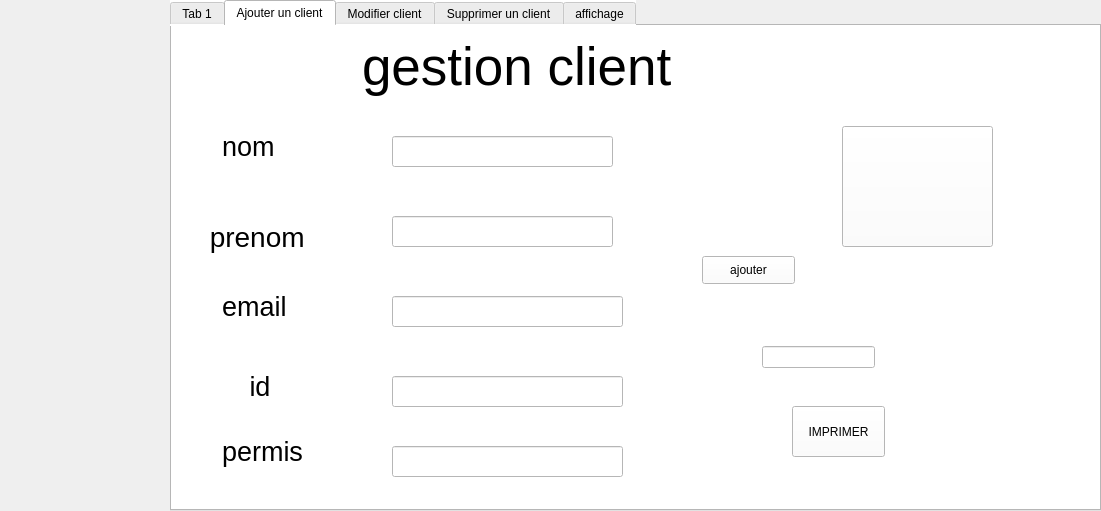
<?xml version="1.0" encoding="UTF-8"?>
<ui version="4.0">
 <class>clients</class>
 <widget class="QWidget" name="clients">
  <property name="geometry">
   <rect>
    <x>0</x>
    <y>0</y>
    <width>1101</width>
    <height>511</height>
   </rect>
  </property>
  <property name="windowTitle">
   <string>Form</string>
  </property>
  <widget class="QTabWidget" name="afficher">
   <property name="geometry">
    <rect>
     <x>170</x>
     <y>0</y>
     <width>931</width>
     <height>511</height>
    </rect>
   </property>
   <property name="styleSheet">
    <string notr="true">background-color: rgb(255, 255, 255);</string>
   </property>
   <property name="currentIndex">
    <number>1</number>
   </property>
   <widget class="QWidget" name="tab">
    <attribute name="title">
     <string>Tab 1</string>
    </attribute>
   </widget>
   <widget class="QWidget" name="tab_3">
    <attribute name="title">
     <string>Ajouter un client</string>
    </attribute>
    <widget class="QLineEdit" name="lineEdit_5">
     <property name="geometry">
      <rect>
       <x>220</x>
       <y>420</y>
       <width>231</width>
       <height>31</height>
      </rect>
     </property>
    </widget>
    <widget class="QLineEdit" name="lineEdit_3">
     <property name="geometry">
      <rect>
       <x>220</x>
       <y>270</y>
       <width>231</width>
       <height>31</height>
      </rect>
     </property>
    </widget>
    <widget class="QLineEdit" name="lineEdit_2">
     <property name="geometry">
      <rect>
       <x>220</x>
       <y>190</y>
       <width>221</width>
       <height>31</height>
      </rect>
     </property>
    </widget>
    <widget class="QLabel" name="label_36">
     <property name="geometry">
      <rect>
       <x>50</x>
       <y>400</y>
       <width>111</width>
       <height>51</height>
      </rect>
     </property>
     <property name="font">
      <font>
       <pointsize>20</pointsize>
      </font>
     </property>
     <property name="text">
      <string>permis</string>
     </property>
    </widget>
    <widget class="QLabel" name="label">
     <property name="geometry">
      <rect>
       <x>190</x>
       <y>0</y>
       <width>431</width>
       <height>81</height>
      </rect>
     </property>
     <property name="font">
      <font>
       <pointsize>40</pointsize>
      </font>
     </property>
     <property name="text">
      <string>gestion client </string>
     </property>
    </widget>
    <widget class="QLineEdit" name="lineEdit">
     <property name="geometry">
      <rect>
       <x>220</x>
       <y>110</y>
       <width>221</width>
       <height>31</height>
      </rect>
     </property>
    </widget>
    <widget class="QLineEdit" name="lineEdit_4">
     <property name="geometry">
      <rect>
       <x>220</x>
       <y>350</y>
       <width>231</width>
       <height>31</height>
      </rect>
     </property>
    </widget>
    <widget class="QLabel" name="label_4">
     <property name="geometry">
      <rect>
       <x>50</x>
       <y>260</y>
       <width>111</width>
       <height>41</height>
      </rect>
     </property>
     <property name="font">
      <font>
       <pointsize>20</pointsize>
      </font>
     </property>
     <property name="text">
      <string>email</string>
     </property>
    </widget>
    <widget class="QLabel" name="label_2">
     <property name="geometry">
      <rect>
       <x>50</x>
       <y>100</y>
       <width>121</width>
       <height>41</height>
      </rect>
     </property>
     <property name="font">
      <font>
       <pointsize>20</pointsize>
      </font>
     </property>
     <property name="text">
      <string>nom</string>
     </property>
    </widget>
    <widget class="QLabel" name="label_3">
     <property name="geometry">
      <rect>
       <x>30</x>
       <y>190</y>
       <width>151</width>
       <height>41</height>
      </rect>
     </property>
     <property name="font">
      <font>
       <pointsize>21</pointsize>
      </font>
     </property>
     <property name="text">
      <string> prenom</string>
     </property>
    </widget>
    <widget class="QLabel" name="label_37">
     <property name="geometry">
      <rect>
       <x>70</x>
       <y>340</y>
       <width>71</width>
       <height>41</height>
      </rect>
     </property>
     <property name="font">
      <font>
       <pointsize>20</pointsize>
      </font>
     </property>
     <property name="text">
      <string> id</string>
     </property>
    </widget>
    <widget class="QPushButton" name="pushButton_6">
     <property name="geometry">
      <rect>
       <x>530</x>
       <y>230</y>
       <width>93</width>
       <height>28</height>
      </rect>
     </property>
     <property name="text">
      <string>ajouter</string>
     </property>
    </widget>
    <widget class="QPushButton" name="pushButton_pdf_2">
     <property name="geometry">
      <rect>
       <x>620</x>
       <y>380</y>
       <width>93</width>
       <height>51</height>
      </rect>
     </property>
     <property name="text">
      <string>IMPRIMER</string>
     </property>
     <property name="icon">
      <iconset>
       <normaloff>../../../fichier-pdf.png</normaloff>../../../fichier-pdf.png</iconset>
     </property>
     <property name="iconSize">
      <size>
       <width>30</width>
       <height>30</height>
      </size>
     </property>
    </widget>
    <widget class="QLineEdit" name="lineEdit_6">
     <property name="geometry">
      <rect>
       <x>590</x>
       <y>320</y>
       <width>113</width>
       <height>22</height>
      </rect>
     </property>
    </widget>
    <widget class="QPushButton" name="pushButton_qr">
     <property name="geometry">
      <rect>
       <x>670</x>
       <y>100</y>
       <width>151</width>
       <height>121</height>
      </rect>
     </property>
     <property name="text">
      <string/>
     </property>
    </widget>
   </widget>
   <widget class="QWidget" name="modifieranimal">
    <attribute name="title">
     <string>Modifier client</string>
    </attribute>
    <widget class="QLabel" name="label_13">
     <property name="geometry">
      <rect>
       <x>40</x>
       <y>110</y>
       <width>221</width>
       <height>16</height>
      </rect>
     </property>
     <property name="font">
      <font>
       <pointsize>12</pointsize>
      </font>
     </property>
     <property name="text">
      <string>nom</string>
     </property>
    </widget>
    <widget class="QLabel" name="label_14">
     <property name="geometry">
      <rect>
       <x>40</x>
       <y>160</y>
       <width>91</width>
       <height>31</height>
      </rect>
     </property>
     <property name="font">
      <font>
       <pointsize>12</pointsize>
      </font>
     </property>
     <property name="text">
      <string>prenom</string>
     </property>
    </widget>
    <widget class="QLabel" name="label_15">
     <property name="geometry">
      <rect>
       <x>40</x>
       <y>230</y>
       <width>131</width>
       <height>16</height>
      </rect>
     </property>
     <property name="font">
      <font>
       <pointsize>12</pointsize>
      </font>
     </property>
     <property name="text">
      <string>mail</string>
     </property>
    </widget>
    <widget class="QLabel" name="label_16">
     <property name="geometry">
      <rect>
       <x>40</x>
       <y>290</y>
       <width>121</width>
       <height>31</height>
      </rect>
     </property>
     <property name="font">
      <font>
       <pointsize>11</pointsize>
      </font>
     </property>
     <property name="text">
      <string>id</string>
     </property>
    </widget>
    <widget class="QLabel" name="label_17">
     <property name="geometry">
      <rect>
       <x>40</x>
       <y>360</y>
       <width>121</width>
       <height>21</height>
      </rect>
     </property>
     <property name="font">
      <font>
       <pointsize>11</pointsize>
      </font>
     </property>
     <property name="text">
      <string>permis</string>
     </property>
    </widget>
    <widget class="QLineEdit" name="lineEdit_10">
     <property name="geometry">
      <rect>
       <x>190</x>
       <y>110</y>
       <width>151</width>
       <height>22</height>
      </rect>
     </property>
     <property name="styleSheet">
      <string notr="true">background-color: rgb(255, 255, 255);</string>
     </property>
    </widget>
    <widget class="QLineEdit" name="lineEdit_11">
     <property name="geometry">
      <rect>
       <x>190</x>
       <y>160</y>
       <width>151</width>
       <height>22</height>
      </rect>
     </property>
     <property name="styleSheet">
      <string notr="true">background-color: rgb(255, 255, 255);</string>
     </property>
    </widget>
    <widget class="QLineEdit" name="lineEdit_12">
     <property name="geometry">
      <rect>
       <x>190</x>
       <y>230</y>
       <width>151</width>
       <height>22</height>
      </rect>
     </property>
     <property name="styleSheet">
      <string notr="true">background-color: rgb(255, 255, 255);</string>
     </property>
    </widget>
    <widget class="QLineEdit" name="lineEdit_13">
     <property name="geometry">
      <rect>
       <x>190</x>
       <y>290</y>
       <width>151</width>
       <height>22</height>
      </rect>
     </property>
     <property name="styleSheet">
      <string notr="true">background-color: rgb(255, 255, 255);</string>
     </property>
    </widget>
    <widget class="QLineEdit" name="lineEdit_14">
     <property name="geometry">
      <rect>
       <x>190</x>
       <y>360</y>
       <width>151</width>
       <height>22</height>
      </rect>
     </property>
     <property name="styleSheet">
      <string notr="true">background-color: rgb(255, 255, 255);</string>
     </property>
    </widget>
    <widget class="QPushButton" name="pushButton_modifier">
     <property name="geometry">
      <rect>
       <x>220</x>
       <y>420</y>
       <width>93</width>
       <height>28</height>
      </rect>
     </property>
     <property name="text">
      <string>modifier</string>
     </property>
    </widget>
    <widget class="QLabel" name="label_12">
     <property name="geometry">
      <rect>
       <x>150</x>
       <y>30</y>
       <width>461</width>
       <height>41</height>
      </rect>
     </property>
     <property name="font">
      <font>
       <pointsize>25</pointsize>
      </font>
     </property>
     <property name="text">
      <string>    Modifier un client</string>
     </property>
    </widget>
    <widget class="QTableView" name="tableView">
     <property name="geometry">
      <rect>
       <x>400</x>
       <y>90</y>
       <width>501</width>
       <height>371</height>
      </rect>
     </property>
    </widget>
   </widget>
   <widget class="QWidget" name="tab_2">
    <attribute name="title">
     <string>Supprimer un client</string>
    </attribute>
    <widget class="QLabel" name="label_18">
     <property name="geometry">
      <rect>
       <x>110</x>
       <y>90</y>
       <width>191</width>
       <height>16</height>
      </rect>
     </property>
     <property name="font">
      <font>
       <pointsize>12</pointsize>
      </font>
     </property>
     <property name="text">
      <string> Donner l’Identifiant</string>
     </property>
    </widget>
    <widget class="QLineEdit" name="lineEdit_15">
     <property name="geometry">
      <rect>
       <x>320</x>
       <y>90</y>
       <width>113</width>
       <height>22</height>
      </rect>
     </property>
     <property name="styleSheet">
      <string notr="true">background-color: rgb(255, 255, 255);</string>
     </property>
    </widget>
    <widget class="QPushButton" name="pushButton_supprimer">
     <property name="geometry">
      <rect>
       <x>980</x>
       <y>500</y>
       <width>121</width>
       <height>31</height>
      </rect>
     </property>
     <property name="font">
      <font>
       <pointsize>11</pointsize>
      </font>
     </property>
     <property name="text">
      <string>suprimer</string>
     </property>
    </widget>
    <widget class="QLabel" name="label_20">
     <property name="geometry">
      <rect>
       <x>100</x>
       <y>10</y>
       <width>521</width>
       <height>51</height>
      </rect>
     </property>
     <property name="font">
      <font>
       <pointsize>25</pointsize>
      </font>
     </property>
     <property name="text">
      <string>    Supprimer un client</string>
     </property>
    </widget>
    <widget class="QTableView" name="tableView_1">
     <property name="geometry">
      <rect>
       <x>60</x>
       <y>160</y>
       <width>631</width>
       <height>241</height>
      </rect>
     </property>
    </widget>
   </widget>
   <widget class="QWidget" name="tab_4">
    <attribute name="title">
     <string>affichage</string>
    </attribute>
    <widget class="QTableView" name="tableView_2">
     <property name="geometry">
      <rect>
       <x>20</x>
       <y>100</y>
       <width>891</width>
       <height>351</height>
      </rect>
     </property>
    </widget>
    <widget class="QLabel" name="label_5">
     <property name="geometry">
      <rect>
       <x>140</x>
       <y>10</y>
       <width>731</width>
       <height>51</height>
      </rect>
     </property>
     <property name="font">
      <font>
       <pointsize>30</pointsize>
      </font>
     </property>
     <property name="text">
      <string>AFFICHAGE LISTE DES CLIENTS </string>
     </property>
    </widget>
    <widget class="QLineEdit" name="rechercheID">
     <property name="geometry">
      <rect>
       <x>972</x>
       <y>81</y>
       <width>121</width>
       <height>31</height>
      </rect>
     </property>
    </widget>
    <widget class="QPushButton" name="Trie_botton">
     <property name="geometry">
      <rect>
       <x>10</x>
       <y>10</y>
       <width>93</width>
       <height>28</height>
      </rect>
     </property>
     <property name="text">
      <string>trie down</string>
     </property>
    </widget>
    <widget class="QPushButton" name="Trie_botto">
     <property name="geometry">
      <rect>
       <x>10</x>
       <y>60</y>
       <width>93</width>
       <height>28</height>
      </rect>
     </property>
     <property name="text">
      <string>trie up</string>
     </property>
    </widget>
   </widget>
  </widget>
  <widget class="QLabel" name="label_6">
   <property name="geometry">
    <rect>
     <x>0</x>
     <y>-60</y>
     <width>171</width>
     <height>651</height>
    </rect>
   </property>
   <property name="text">
    <string/>
   </property>
   <property name="pixmap">
    <pixmap>../../Bureau/login.png</pixmap>
   </property>
  </widget>
 </widget>
 <resources/>
 <connections/>
</ui>
